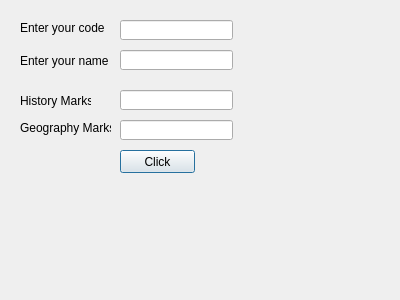
<?xml version="1.0" encoding="UTF-8"?>
<ui version="4.0">
 <class>Dialog</class>
 <widget class="QDialog" name="Dialog">
  <property name="geometry">
   <rect>
    <x>0</x>
    <y>0</y>
    <width>400</width>
    <height>300</height>
   </rect>
  </property>
  <property name="windowTitle">
   <string>Dialog</string>
  </property>
  <widget class="QLabel" name="label">
   <property name="geometry">
    <rect>
     <x>20</x>
     <y>50</y>
     <width>101</width>
     <height>21</height>
    </rect>
   </property>
   <property name="text">
    <string>Enter your name</string>
   </property>
  </widget>
  <widget class="QLabel" name="label_2">
   <property name="geometry">
    <rect>
     <x>60</x>
     <y>210</y>
     <width>291</width>
     <height>21</height>
    </rect>
   </property>
   <property name="text">
    <string/>
   </property>
  </widget>
  <widget class="QLineEdit" name="lineEdit">
   <property name="geometry">
    <rect>
     <x>120</x>
     <y>50</y>
     <width>113</width>
     <height>20</height>
    </rect>
   </property>
  </widget>
  <widget class="QPushButton" name="pushButton">
   <property name="geometry">
    <rect>
     <x>120</x>
     <y>150</y>
     <width>75</width>
     <height>23</height>
    </rect>
   </property>
   <property name="text">
    <string>Click</string>
   </property>
  </widget>
  <widget class="QLabel" name="label_3">
   <property name="geometry">
    <rect>
     <x>20</x>
     <y>20</y>
     <width>91</width>
     <height>16</height>
    </rect>
   </property>
   <property name="text">
    <string>Enter your code</string>
   </property>
  </widget>
  <widget class="QLineEdit" name="lineEditCode">
   <property name="geometry">
    <rect>
     <x>120</x>
     <y>20</y>
     <width>113</width>
     <height>20</height>
    </rect>
   </property>
  </widget>
  <widget class="QLabel" name="label_4">
   <property name="geometry">
    <rect>
     <x>20</x>
     <y>90</y>
     <width>71</width>
     <height>21</height>
    </rect>
   </property>
   <property name="text">
    <string>History Marks</string>
   </property>
  </widget>
  <widget class="QLineEdit" name="lineEditHistory">
   <property name="geometry">
    <rect>
     <x>120</x>
     <y>90</y>
     <width>113</width>
     <height>20</height>
    </rect>
   </property>
  </widget>
  <widget class="QLabel" name="label_5">
   <property name="geometry">
    <rect>
     <x>20</x>
     <y>120</y>
     <width>91</width>
     <height>16</height>
    </rect>
   </property>
   <property name="text">
    <string>Geography Marks</string>
   </property>
  </widget>
  <widget class="QLineEdit" name="lineEditGeography">
   <property name="geometry">
    <rect>
     <x>120</x>
     <y>120</y>
     <width>113</width>
     <height>20</height>
    </rect>
   </property>
  </widget>
 </widget>
 <resources/>
 <connections/>
</ui>
